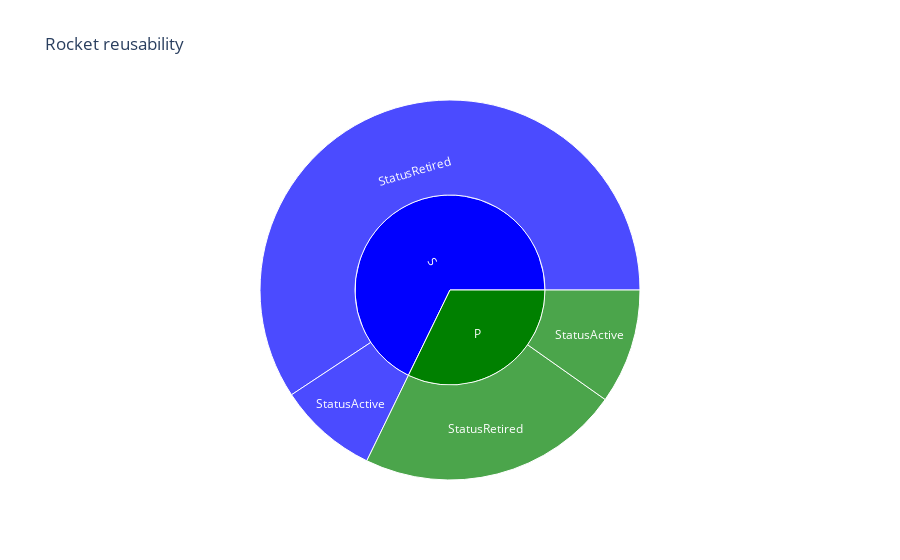

Write notebook code for a chart like this one.
### Markdown cell above
## Are private rockets more reusable?

Reusability of rockets, can drasticly reduce mission costs, let's compare the roket reuse.

### Code cell
groued_by_rocket_status = df.groupby(["Status Rocket", "Private or State Run"], as_index=False).count()

fig = px.sunburst(
    groued_by_rocket_status,
    values='DateTime',
    path=['Private or State Run', "Status Rocket"],
    color_discrete_sequence=["blue", "green"],
    title="Rocket reusability"
)
fig.show()

### Figure 1 — Plotly figure (JSON) as saved in the notebook; plotly's stock layout.template omitted (floating-point values rounded to 4 significant figures)
{"data": [{"branchvalues": "total", "domain": {"x": [0, 1], "y": [0, 1]}, "hovertemplate": "labels=%{label}<br>DateTime=%{value}<br>parent=%{parent}<br>id=%{id}<extra></extra>", "ids": ["P/StatusActive", "S/StatusActive", "P/StatusRetired", "S/StatusRetired", "P", "S"], "labels": ["StatusActive", "StatusActive", "StatusRetired", "StatusRetired", "P", "S"], "name": "", "parents": ["P", "S", "P", "S", "", ""], "type": "sunburst", "values": [423, 367, 970, 2564, 1393, 2931]}], "layout": {"autosize": true, "legend": {"tracegroupgap": 0}, "sunburstcolorway": ["blue", "green"], "title": {"text": "Rocket reusability"}}}
